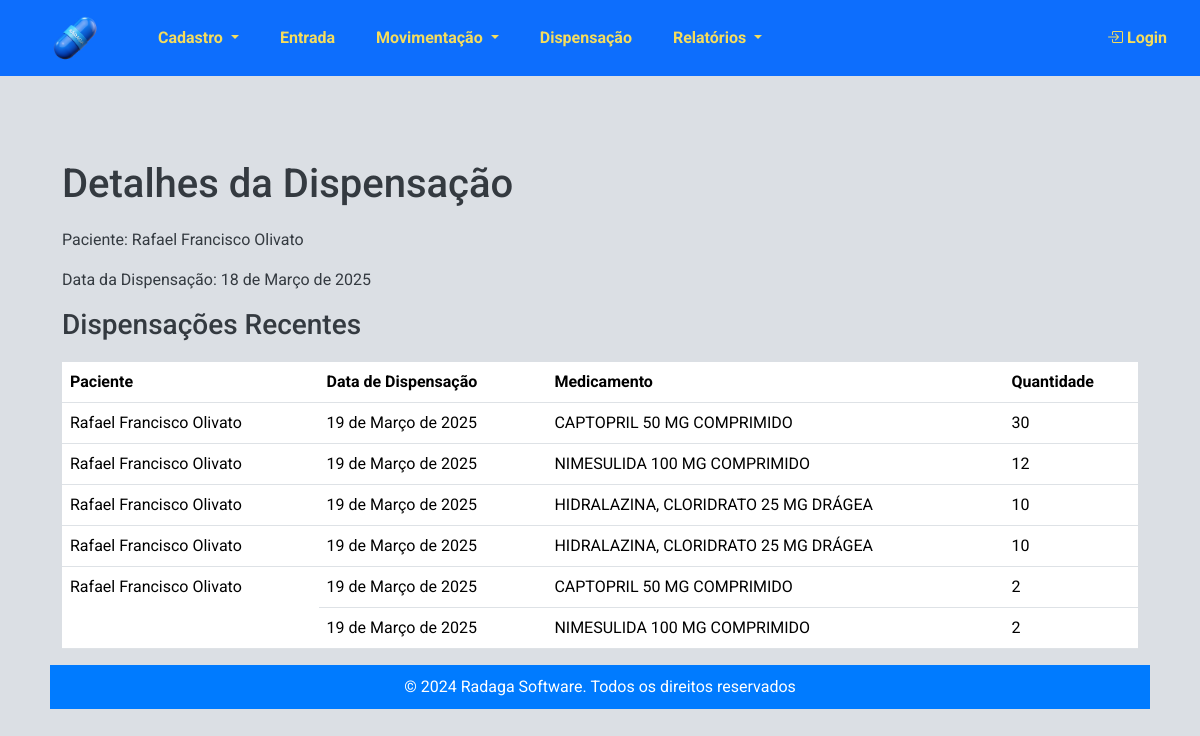
/estoque/estoque/dispensacoes/1/, run on the app's committed database.
### estoque/models.py (models this page shows, shortened)
class Dispensacao(models.Model):
    paciente = models.ForeignKey('Paciente', on_delete=models.CASCADE)
    medico = models.ForeignKey('Medico', on_delete=models.SET_NULL, null=True, blank=True,  verbose_name="Médico")
    outros_prescritores = models.CharField(max_length=255, blank=True, null=True)
    numero_notificacao = models.CharField(max_length=6, blank=True, null=True, verbose_name="Número notificação")
    data_receita = models.DateField(default=timezone.now)
    data_dispensacao = models.DateField(auto_now_add=True)

class Paciente(models.Model):
    nome = models.CharField(max_length=100)
    nome_mae = models.CharField(max_length=100, verbose_name="Nome da mãe")
    cns = models.CharField(max_length=15, unique=True, verbose_name="CNS")
    cpf = models.CharField(max_length=11, unique=True, verbose_name="CPF")
    data_nascimento = models.DateField()

class DispensacaoMedicamento(models.Model):
    dispensacao = models.ForeignKey('Dispensacao', related_name='medicamentos', on_delete=models.CASCADE)
    medicamento = models.ForeignKey('Medicamento', on_delete=models.CASCADE)
    quantidade = models.PositiveIntegerField()

class Medicamento(models.Model):
    LISTA_CHOICES = [
        ('A', 'Lista A'),
        ('B', 'Lista B'),
        ('C', 'Lista C'),
    ]
    codigo_identificacao = models.CharField(max_length=100, blank=True, null=True)
    nome = models.CharField(max_length=255, blank=True, null=True)
    psicotropico = models.CharField(max_length=1, choices=LISTA_CHOICES, blank=True, null=True, verbose_name="Psicotrópico")

### estoque/views.py (the view)
# urls.py: path('dispensacoes/<int:id>/', views.detalhes_dispensacao, name='detalhes_dispensacao'),
def detalhes_dispensacao(request, id):
    dispensacao = Dispensacao.objects.get(id=id)
    dispensacoes_recentes = Dispensacao.objects.order_by("-data_dispensacao")[:5]
    context = {
        "dispensacao": dispensacao,
        "dispensacoes_recentes": dispensacoes_recentes,
    }
    return render(request, "estoque/detalhes_dispensacao.html", context)

### estoque/templates/estoque/detalhes_dispensacao.html
{% extends 'estoque/base.html' %}
{% block content %}
<div class="container">
    <h1>Detalhes da Dispensação</h1>
    <p>Paciente: {{ dispensacao.paciente.nome }}</p>
    <p>Data da Dispensação: {{ dispensacao.data_dispensacao }}</p>
    <h3>Dispensações Recentes</h3>
    <table class="table">
        <thead>
            <tr>
                <th>Paciente</th>
                <th>Data de Dispensação</th>
                <th>Medicamento</th>
                <th>Quantidade</th>
            </tr>
        </thead>
        <tbody>
            {% for dispensacao in dispensacoes_recentes %}
                {% for item in dispensacao.medicamentos.all %}
                    <tr>
                        {% if forloop.first %}
                            <td rowspan="{{ dispensacao.medicamentos.count }}">{{ dispensacao.paciente.nome }}</td>
                        {% endif %}
                        <td>{{ dispensacao.data_dispensacao }}</td>
                        <td>{{ item.medicamento.nome }}</td>
                        <td>{{ item.quantidade }}</td>
                    </tr>
                {% endfor %}
            {% empty %}
                <tr>
                    <td colspan="4">Nenhuma dispensação registrada ainda.</td>
                </tr>
            {% endfor %}
        </tbody>
    </table>
{% endblock %}

### estoque/static/estoque/css/styles.css (style rules this page uses)
html, body { height: 100%; margin: 0; padding: 0; font-family: 'Roboto', sans-serif; background-color: #dbdfe4; color: #343a40; display: flex; flex-direction: column; }
.container { margin-top: 20px; }
h1, h2, h3, h4, h5, h6 { font-family: 'Roboto', sans-serif; color: #343a40; margin-bottom: 20px; }
h1 { font-size: 2.5rem; }
h3 { font-size: 1.75rem; }

### data on the page
Dispensacao: paciente.nome "Rafael Francisco Olivato", data_dispensacao "18 de Março de 2025"
Dispensacao: paciente.nome "Rafael Francisco Olivato", data_dispensacao "19 de Março de 2025"
DispensacaoMedicamento: medicamento.nome "CAPTOPRIL 50 MG COMPRIMIDO", quantidade "30"
Dispensacao: paciente.nome "Rafael Francisco Olivato", data_dispensacao "19 de Março de 2025"
DispensacaoMedicamento: medicamento.nome "NIMESULIDA 100 MG COMPRIMIDO", quantidade "12"
Dispensacao: paciente.nome "Rafael Francisco Olivato", data_dispensacao "19 de Março de 2025"
DispensacaoMedicamento: medicamento.nome "HIDRALAZINA, CLORIDRATO 25 MG DRÁGEA", quantidade "10"
Dispensacao: paciente.nome "Rafael Francisco Olivato", data_dispensacao "19 de Março de 2025"
DispensacaoMedicamento: medicamento.nome "HIDRALAZINA, CLORIDRATO 25 MG DRÁGEA", quantidade "10"
Dispensacao: paciente.nome "Rafael Francisco Olivato", data_dispensacao "19 de Março de 2025"
DispensacaoMedicamento: medicamento.nome "CAPTOPRIL 50 MG COMPRIMIDO", quantidade "2"
DispensacaoMedicamento: medicamento.nome "NIMESULIDA 100 MG COMPRIMIDO", quantidade "2"
